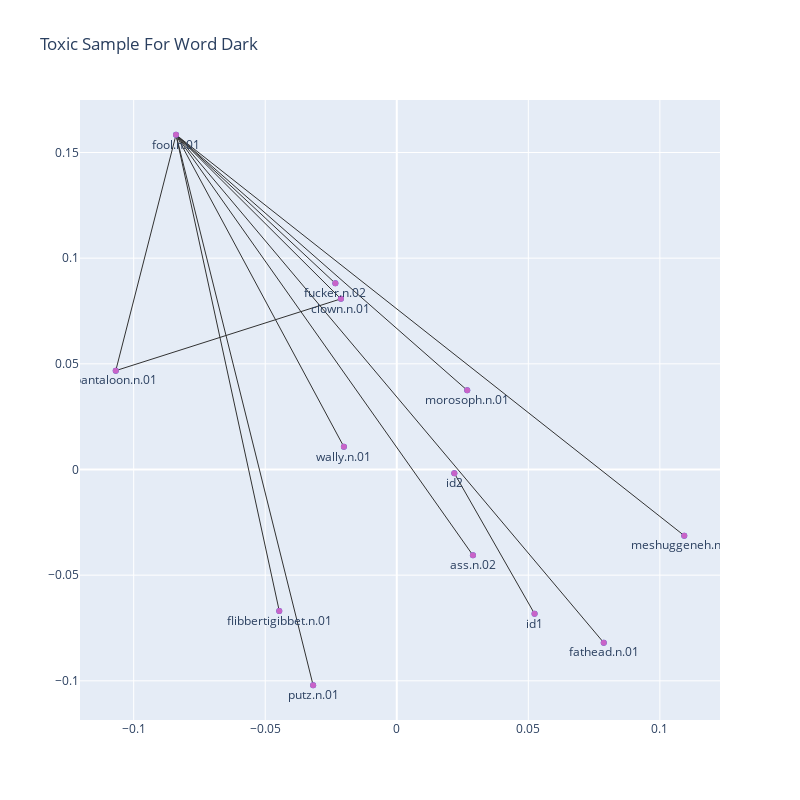

Source (notebook cell):
### Code cell
toxic_vis(toxic_word= 'fool.n.01')

### Figure 1 — Plotly figure (JSON) as saved in the notebook; plotly's stock layout.template omitted (floating-point values rounded to 4 significant figures)
{"data": [{"hoverinfo": "none", "line": {"color": "rgb(50,50,50)", "width": 1}, "mode": "lines", "type": "scatter", "x": [0.05238, 0.02187, null, -0.02123, -0.08391, null, 0.07867, -0.08391, null, 0.02895, -0.08391, null, -0.1068, -0.08391, null, -0.1068, -0.02123, null, -0.03179, -0.08391, null, -0.0201, -0.08391, null, 0.02677, -0.08391, null, 0.1093, -0.08391, null, -0.02335, -0.08391, null, -0.04467, -0.08391, null], "y": [-0.06828, -0.001744, null, 0.08074, 0.1584, null, -0.08196, 0.1584, null, -0.0406, 0.1584, null, 0.04678, 0.1584, null, 0.04678, 0.08074, null, -0.1021, 0.1584, null, 0.01072, 0.1584, null, 0.03747, 0.1584, null, -0.0313, 0.1584, null, 0.08808, 0.1584, null, -0.06691, 0.1584, null]}, {"marker": {"color": "rgb(30, 100, 200)"}, "mode": "markers", "text": ["id1", "id2", "clown.n.01", "fool.n.01", "fathead.n.01", "ass.n.02", "pantaloon.n.01", "putz.n.01", "wally.n.01", "morosoph.n.01", "meshuggeneh.n.01", "fucker.n.02", "flibbertigibbet.n.01"], "textposition": "bottom center", "type": "scatter", "x": [0.05238, 0.02187, -0.02123, -0.08391, 0.07867, 0.02895, -0.1068, -0.03179, -0.0201, 0.02677, 0.1093, -0.02335, -0.04467], "y": [-0.06828, -0.001744, 0.08074, 0.1584, -0.08196, -0.0406, 0.04678, -0.1021, 0.01072, 0.03747, -0.0313, 0.08808, -0.06691]}, {"marker": {"color": "rgb(200, 100, 200)"}, "mode": "markers+text", "text": ["id1", "id2", "clown.n.01", "fool.n.01", "fathead.n.01", "ass.n.02", "pantaloon.n.01", "putz.n.01", "wally.n.01", "morosoph.n.01", "meshuggeneh.n.01", "fucker.n.02", "flibbertigibbet.n.01"], "textposition": "bottom center", "type": "scatter", "x": [0.05238, 0.02187, -0.02123, -0.08391, 0.07867, 0.02895, -0.1068, -0.03179, -0.0201, 0.02677, 0.1093, -0.02335, -0.04467], "y": [-0.06828, -0.001744, 0.08074, 0.1584, -0.08196, -0.0406, 0.04678, -0.1021, 0.01072, 0.03747, -0.0313, 0.08808, -0.06691]}], "layout": {"height": 800, "hovermode": "closest", "showlegend": false, "title": {"text": "Toxic Sample For Word Dark"}, "width": 800}}
